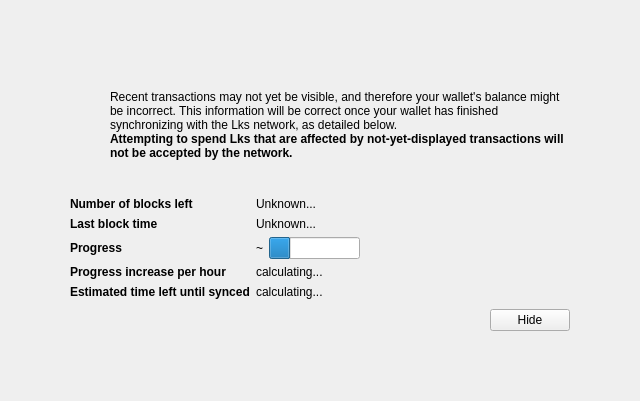
<?xml version="1.0" encoding="UTF-8"?>
<ui version="4.0">
 <class>ModalOverlay</class>
 <widget class="ModalOverlay" name="ModalOverlay">
  <property name="geometry">
   <rect>
    <x>0</x>
    <y>0</y>
    <width>640</width>
    <height>401</height>
   </rect>
  </property>
  <property name="windowTitle">
   <string>Form</string>
  </property>
  <layout class="QVBoxLayout" name="verticalLayout" stretch="0">
   <property name="sizeConstraint">
    <enum>QLayout::SetDefaultConstraint</enum>
   </property>
   <property name="leftMargin">
    <number>0</number>
   </property>
   <property name="topMargin">
    <number>0</number>
   </property>
   <property name="rightMargin">
    <number>0</number>
   </property>
   <property name="bottomMargin">
    <number>0</number>
   </property>
   <item>
    <widget class="QWidget" name="bgWidget" native="true">
     <property name="styleSheet">
      <string notr="true"/>
     </property>
     <layout class="QVBoxLayout" name="verticalLayoutMain" stretch="0">
      <property name="leftMargin">
       <number>60</number>
      </property>
      <property name="topMargin">
       <number>60</number>
      </property>
      <property name="rightMargin">
       <number>60</number>
      </property>
      <property name="bottomMargin">
       <number>60</number>
      </property>
      <item>
       <widget class="QWidget" name="contentWidget" native="true">
        <property name="styleSheet">
         <string notr="true"/>
        </property>
        <layout class="QVBoxLayout" name="verticalLayoutSub" stretch="1,0,0,0,0">
         <property name="spacing">
          <number>0</number>
         </property>
         <property name="leftMargin">
          <number>10</number>
         </property>
         <property name="topMargin">
          <number>10</number>
         </property>
         <property name="rightMargin">
          <number>10</number>
         </property>
         <property name="bottomMargin">
          <number>10</number>
         </property>
         <item>
          <layout class="QHBoxLayout" name="horizontalLayoutIconText" stretch="0,1">
           <property name="topMargin">
            <number>20</number>
           </property>
           <item>
            <layout class="QVBoxLayout" name="verticalLayoutIcon">
             <property name="leftMargin">
              <number>0</number>
             </property>
             <item>
              <widget class="QPushButton" name="warningIcon">
               <property name="enabled">
                <bool>false</bool>
               </property>
               <property name="text">
                <string/>
               </property>
               <property name="icon">
                <iconset>
                 <normaloff>:/icons/warning</normaloff>
                 <disabledoff>:/icons/warning</disabledoff>:/icons/warning</iconset>
               </property>
               <property name="iconSize">
                <size>
                 <width>48</width>
                 <height>48</height>
                </size>
               </property>
               <property name="flat">
                <bool>true</bool>
               </property>
              </widget>
             </item>
             <item>
              <spacer name="verticalSpacerWarningIcon">
               <property name="orientation">
                <enum>Qt::Vertical</enum>
               </property>
               <property name="sizeHint" stdset="0">
                <size>
                 <width>20</width>
                 <height>40</height>
                </size>
               </property>
              </spacer>
             </item>
            </layout>
           </item>
           <item>
            <layout class="QVBoxLayout" name="verticalLayoutInfoText">
             <property name="leftMargin">
              <number>0</number>
             </property>
             <property name="topMargin">
              <number>0</number>
             </property>
             <item>
              <widget class="QLabel" name="infoText">
               <property name="text">
                <string>Recent transactions may not yet be visible, and therefore your wallet's balance might be incorrect. This information will be correct once your wallet has finished synchronizing with the Lks network, as detailed below.</string>
               </property>
               <property name="textFormat">
                <enum>Qt::RichText</enum>
               </property>
               <property name="wordWrap">
                <bool>true</bool>
               </property>
              </widget>
             </item>
             <item>
              <widget class="QLabel" name="infoTextStrong">
               <property name="font">
                <font>
                 <weight>75</weight>
                 <bold>true</bold>
                </font>
               </property>
               <property name="text">
                <string>Attempting to spend Lks that are affected by not-yet-displayed transactions will not be accepted by the network.</string>
               </property>
               <property name="textFormat">
                <enum>Qt::RichText</enum>
               </property>
               <property name="wordWrap">
                <bool>true</bool>
               </property>
              </widget>
             </item>
             <item>
              <spacer name="verticalSpacerInTextSpace">
               <property name="orientation">
                <enum>Qt::Vertical</enum>
               </property>
               <property name="sizeHint" stdset="0">
                <size>
                 <width>20</width>
                 <height>40</height>
                </size>
               </property>
              </spacer>
             </item>
            </layout>
           </item>
          </layout>
         </item>
         <item>
          <spacer name="verticalSpacerAfterText">
           <property name="orientation">
            <enum>Qt::Vertical</enum>
           </property>
           <property name="sizeHint" stdset="0">
            <size>
             <width>20</width>
             <height>40</height>
            </size>
           </property>
          </spacer>
         </item>
         <item>
          <layout class="QFormLayout" name="formLayout">
           <property name="fieldGrowthPolicy">
            <enum>QFormLayout::FieldsStayAtSizeHint</enum>
           </property>
           <property name="horizontalSpacing">
            <number>6</number>
           </property>
           <property name="verticalSpacing">
            <number>6</number>
           </property>
           <property name="topMargin">
            <number>10</number>
           </property>
           <item row="0" column="0">
            <widget class="QLabel" name="labelNumberOfBlocksLeft">
             <property name="font">
              <font>
               <weight>75</weight>
               <bold>true</bold>
              </font>
             </property>
             <property name="text">
              <string>Number of blocks left</string>
             </property>
            </widget>
           </item>
           <item row="0" column="1">
            <widget class="QLabel" name="numberOfBlocksLeft">
             <property name="text">
              <string>Unknown...</string>
             </property>
            </widget>
           </item>
           <item row="1" column="0">
            <widget class="QLabel" name="labelLastBlockTime">
             <property name="font">
              <font>
               <weight>75</weight>
               <bold>true</bold>
              </font>
             </property>
             <property name="text">
              <string>Last block time</string>
             </property>
            </widget>
           </item>
           <item row="1" column="1">
            <widget class="QLabel" name="newestBlockDate">
             <property name="sizePolicy">
              <sizepolicy hsizetype="Maximum" vsizetype="Preferred">
               <horstretch>0</horstretch>
               <verstretch>0</verstretch>
              </sizepolicy>
             </property>
             <property name="text">
              <string>Unknown...</string>
             </property>
            </widget>
           </item>
           <item row="2" column="0">
            <widget class="QLabel" name="labelSyncDone">
             <property name="font">
              <font>
               <weight>75</weight>
               <bold>true</bold>
              </font>
             </property>
             <property name="text">
              <string>Progress</string>
             </property>
            </widget>
           </item>
           <item row="2" column="1">
            <layout class="QHBoxLayout" name="horizontalLayoutSync" stretch="0,1">
             <item>
              <widget class="QLabel" name="percentageProgress">
               <property name="text">
                <string>~</string>
               </property>
              </widget>
             </item>
             <item>
              <widget class="QProgressBar" name="progressBar">
               <property name="value">
                <number>24</number>
               </property>
               <property name="format">
                <string/>
               </property>
              </widget>
             </item>
            </layout>
           </item>
           <item row="4" column="0">
            <widget class="QLabel" name="labelProgressIncrease">
             <property name="font">
              <font>
               <weight>75</weight>
               <bold>true</bold>
              </font>
             </property>
             <property name="text">
              <string>Progress increase per hour</string>
             </property>
            </widget>
           </item>
           <item row="4" column="1">
            <widget class="QLabel" name="progressIncreasePerH">
             <property name="text">
              <string>calculating...</string>
             </property>
            </widget>
           </item>
           <item row="5" column="0">
            <widget class="QLabel" name="labelEstimatedTimeLeft">
             <property name="font">
              <font>
               <weight>75</weight>
               <bold>true</bold>
              </font>
             </property>
             <property name="text">
              <string>Estimated time left until synced</string>
             </property>
            </widget>
           </item>
           <item row="5" column="1">
            <widget class="QLabel" name="expectedTimeLeft">
             <property name="text">
              <string>calculating...</string>
             </property>
            </widget>
           </item>
          </layout>
         </item>
         <item>
          <layout class="QHBoxLayout" name="horizontalLayoutButtons">
           <property name="leftMargin">
            <number>10</number>
           </property>
           <property name="topMargin">
            <number>10</number>
           </property>
           <item>
            <spacer name="horizontalSpacer">
             <property name="orientation">
              <enum>Qt::Horizontal</enum>
             </property>
             <property name="sizeHint" stdset="0">
              <size>
               <width>40</width>
               <height>20</height>
              </size>
             </property>
            </spacer>
           </item>
           <item>
            <widget class="QPushButton" name="closeButton">
             <property name="text">
              <string>Hide</string>
             </property>
            </widget>
           </item>
          </layout>
         </item>
         <item>
          <layout class="QVBoxLayout" name="verticalLayout_2">
           <item>
            <spacer name="verticalSpacer">
             <property name="orientation">
              <enum>Qt::Vertical</enum>
             </property>
             <property name="sizeHint" stdset="0">
              <size>
               <width>20</width>
               <height>40</height>
              </size>
             </property>
            </spacer>
           </item>
          </layout>
         </item>
        </layout>
       </widget>
      </item>
     </layout>
    </widget>
   </item>
  </layout>
 </widget>
 <customwidgets>
  <customwidget>
   <class>ModalOverlay</class>
   <extends>QWidget</extends>
   <header>modaloverlay.h</header>
   <container>1</container>
  </customwidget>
 </customwidgets>
 <resources/>
 <connections/>
</ui>
